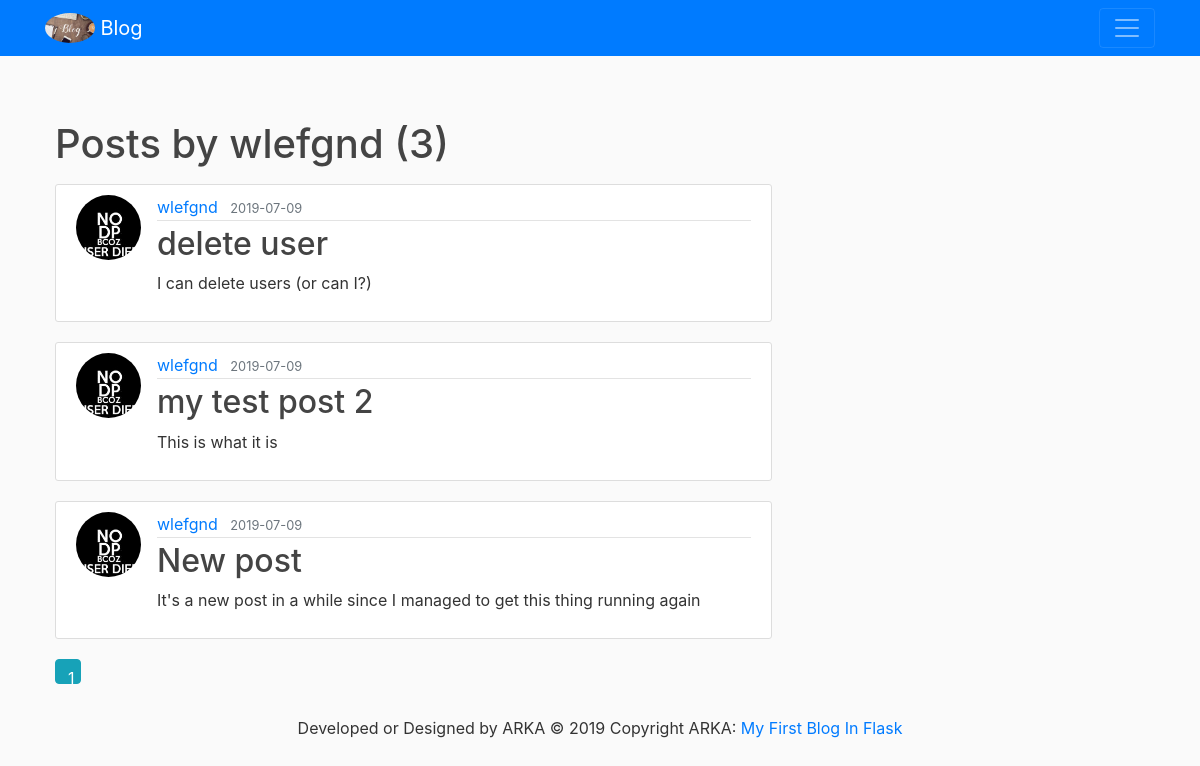
The app's page /user/wlefgnd, older data.
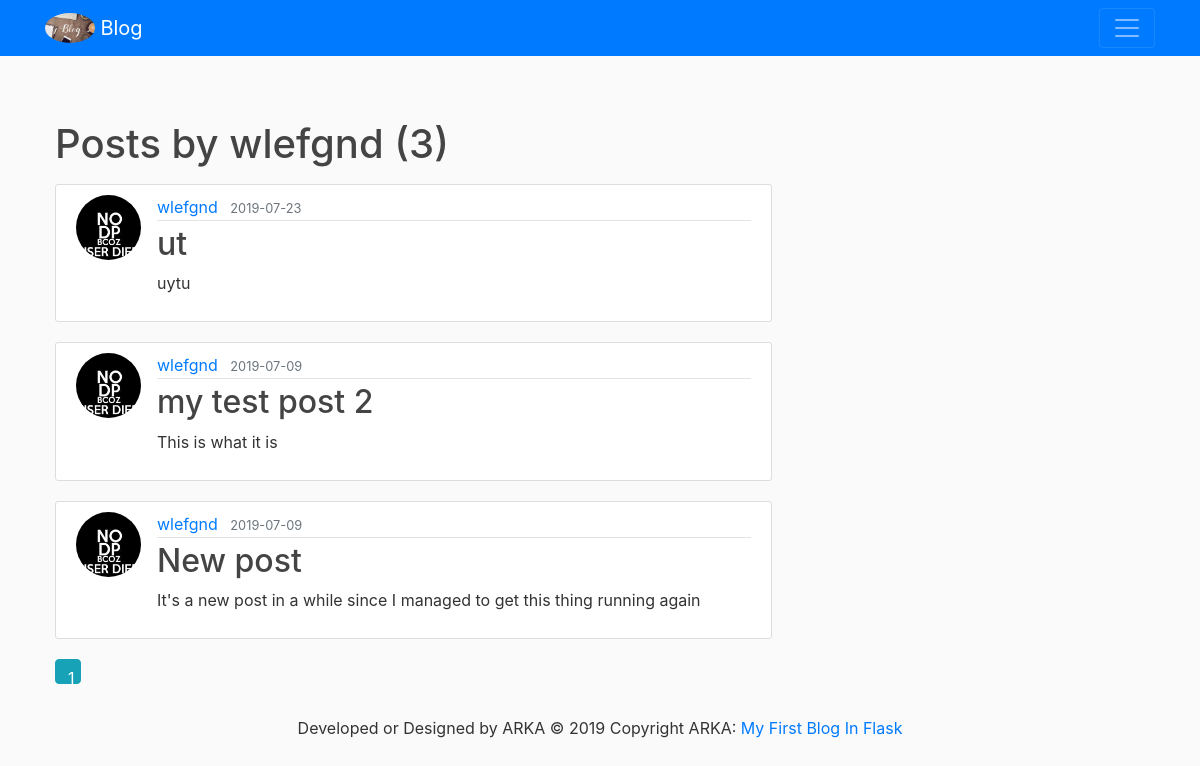
The same page, newer data.
### flaskblog/models.py (models this page shows, shortened)
class User(db.Model, UserMixin):
    id = db.Column(db.Integer, primary_key=True)
    username = db.Column(db.String(20), unique=True, nullable=False)
    email = db.Column(db.String(120), unique=True, nullable=False)
    image_file = db.Column(db.String(20), nullable=False, default='default.jpg')
    password = db.Column(db.String(60), nullable=False)
    posts = db.relationship('Post', backref='author', lazy=True)

class Post(db.Model):
    id = db.Column(db.Integer, primary_key=True)
    title = db.Column(db.String(100), nullable=False)
    date_posted = db.Column(db.DateTime, nullable=False, default=datetime.utcnow)
    content = db.Column(db.Text, nullable=False)
    user_id = db.Column(db.Integer, db.ForeignKey('user.id'), nullable=False)

### flaskblog/users/routes.py (the view)
@users.route("/user/<string:username>")
def user_posts(username):
    page = request.args.get('page', 1, type=int)
    user = User.query.filter_by(username=username).first_or_404()
    posts = Post.query.filter_by(author=user).order_by(Post.date_posted.desc()).paginate(page=page, per_page=5)
    return render_template('user_posts.html', posts=posts, user=user)

### flaskblog/templates/user_posts.html
{% extends "layout.html" %}
{% block content %}
    <h1 class="mb-3">Posts by {{ user.username }} ({{ posts.total }})</h1>
    {% for post in posts.items %}
        <article class="media content-section">
          <img class="rounded-circle article-img" src="{{ url_for('static', filename='profile_pics/' + post.author.image_file) }}">
          <div class="media-body">
            <div class="article-metadata">
              <a class="mr-2" href="{{ url_for('posts.user_posts', username=post.author.username) }}">{{ post.author.username }}</a>
              <small class="text-muted">{{ post.date_posted.strftime('%Y-%m-%d') }}</small>
            </div>
            <h2><a class="article-title" href="{{ url_for('posts.post', post_id=post.id) }}">{{ post.title }}</a></h2>
            <p class="article-content">{{ post.content }}</p>
          </div>
        </article>
    {% endfor %}
    {% for page_num in posts.iter_pages(left_edge=1, right_edge=1, left_current=1, right_current=2) %}
      {% if page_num %}
        {% if posts.page == page_num %}
          <a class="btn btn-info mb-4" href="{{ url_for('posts.user_posts', username=user.username, page=page_num) }}">{{ page_num }}</a>
        {% else %}
          <a class="btn btn-outline-info mb-4" href="{{ url_for('posts.user_posts', username=user.username, page=page_num) }}">{{ page_num }}</a>
        {% endif %}
      {% else %}
        ...
      {% endif %}
    {% endfor %}
{% endblock content %}

### flaskblog/templates/layout.html (shortened to what this page needs)
<!DOCTYPE html>
<html>
<head>
    <link rel="stylesheet" href="https://maxcdn.bootstrapcdn.com/bootstrap/4.0.0/css/bootstrap.min.css">
    <link rel="stylesheet" type="text/css" href="{{ url_for('static', filename='main.css') }}">
</head>
<body>
    <header class="site-header">
      <nav class="navbar navbar-dark bg-primary fixed-top">
        <div class="container">
          <a class="navbar-brand mr-4" href="/"><img src="../static/images/logo.png" style="border-radius: 50%;" alt="mdb logo" height="30" class="d-inline-block align-top"> Blog</a>
          <button class="navbar-toggler" style="color: white;" type="button" data-toggle="collapse" data-target="#navbarToggle" aria-controls="navbarToggle" aria-expanded="false" aria-label="Toggle navigation">
            <span class="navbar-toggler-icon" style="color: white;"></span>
          </button>
        </div>
      </nav>
    </header>
    <main role="main" class="container">
      <div class="row">
        <div class="col-md-8">
          {% block content %}{% endblock %}
        </div>
      </div>
    </main>
<footer class="page-footer font-small blue fixed-bottom" style="margin-top:40px;">
  <div class="footer-copyright text-center py-3">Developed or Designed by ARKA © 2019 Copyright ARKA:
    <a href="/"> My First Blog In Flask</a>
  </div>
</footer>
</body>
</html>

### flaskblog/static/main.css (style rules this page uses)
body { background: #fafafa; color: #333333; margin-top: 5rem; }
h1, h2, h3, h4, h5, h6 { color: #444444; }
.content-section { background: #ffffff; padding: 10px 20px; border: 1px solid #dddddd; border-radius: 3px; margin-bottom: 20px; }
.article-title { color: #444444; }
.article-content { white-space: pre-line; }
.article-img { height: 65px; width: 65px; margin-right: 16px; }
.article-metadata { padding-bottom: 1px; margin-bottom: 4px; border-bottom: 1px solid #e3e3e3 }

### flaskblog/templates/layout.html (style rules this page uses)
body { padding: 40px; background-color: rgba(0, 0, 0, 0.6); }
.btn { width: 25px; height: 25px; display: inline-block; cursor: pointer; margin: 0; padding: 0; border: 1px solid white; }
footer { position: fixed; height: 100px; bottom: 0; width: 100%; }

Row changes from the older to the newer data that the page shows:
removed Post: image_file (picture), author.username "wlefgnd", date_posted "2019-07-09", title "delete user", content "I can delete users (or can I?)"
added Post: image_file (picture), author.username "wlefgnd", date_posted "2019-07-23", title "ut", content "uytu"
